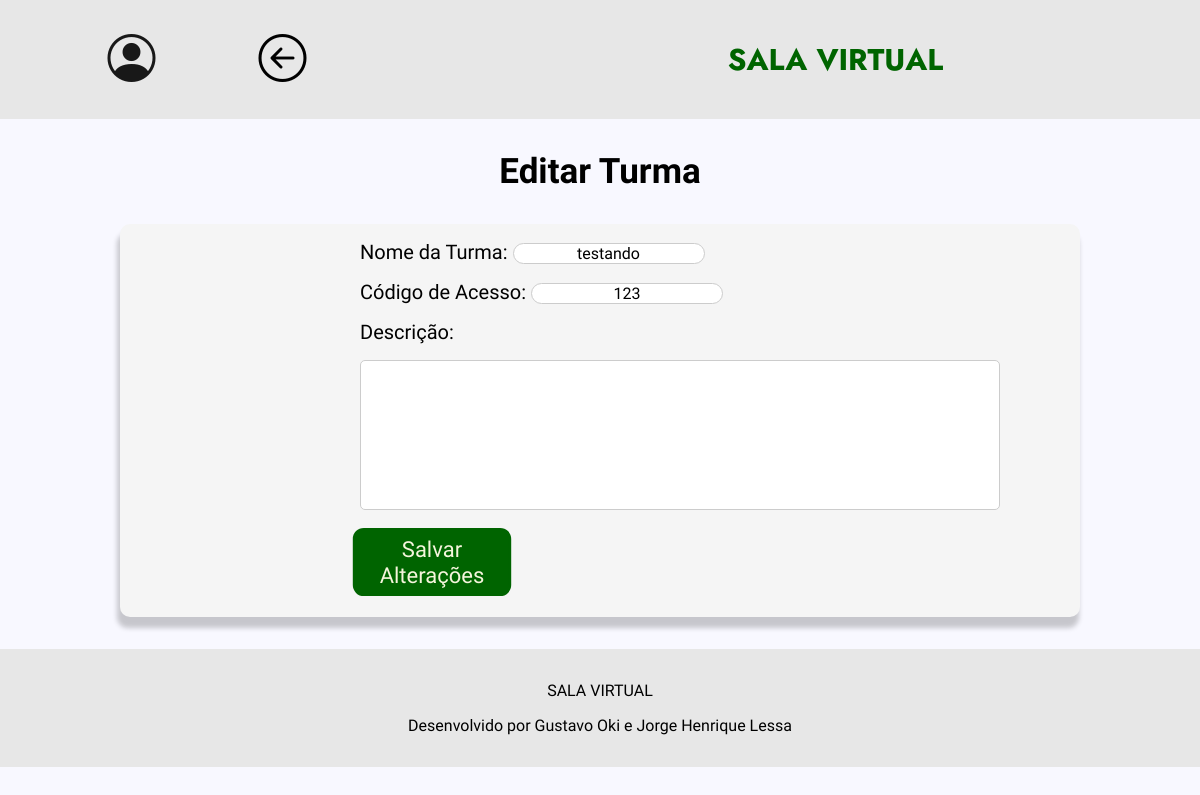
/edit_turma/1, run on an earlier commit of the app's database.
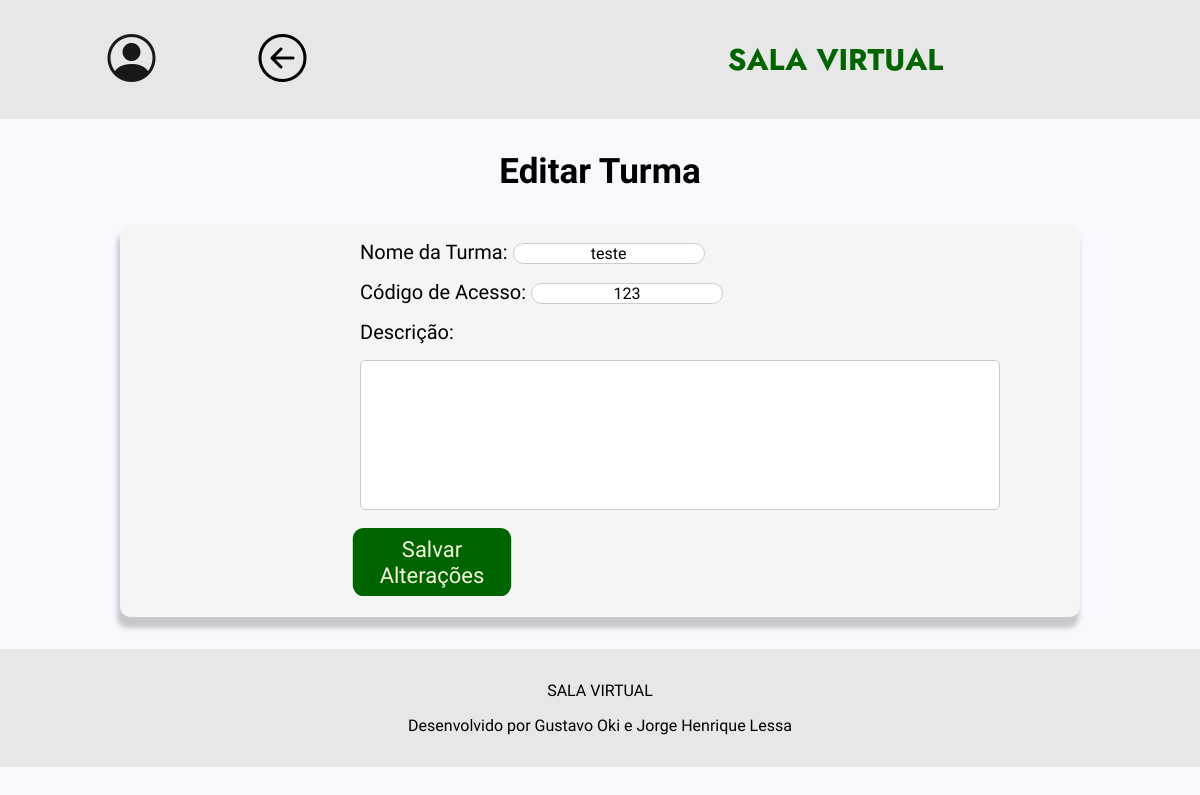
And on a later commit of the database.
### app.py (models this page shows, shortened)
class Turma(db.Model):
    id = db.Column(db.Integer, primary_key=True)
    nome = db.Column(db.String(100), nullable=False)
    professor = db.Column(db.String(100), nullable=False)
    codigo_acesso = db.Column(db.String(20), nullable=False, unique = True)  # Novo campo

### app.py (the view)
@app.route("/edit_turma/<int:id>", methods=["GET", "POST"])
def edit_turma(id: int):
    turma = Turma.query.get_or_404(id)
    if request.method == "POST":
        turma.nome = request.form.get('nome')
        turma.professor = request.form.get('professor')
        turma.descricao = request.form.get('descricao')
        try:
            db.session.commit()
            return redirect("/professor")
        except Exception as e:
            return f"ERROR: {e}"
    else:
        return render_template("edit_turma.html", turma=turma)

### templates/edit_turma.html (shortened to what this page needs)
<!DOCTYPE html>
<html lang="pt-BR">
<head>
    <link rel="stylesheet" href="{{ url_for('static', filename='css/professor.css') }}">
    <link rel="stylesheet" href="https://cdn.jsdelivr.net/npm/bootstrap-icons@1.11.3/font/bootstrap-icons.min.css">
</head>
<body>
    <header class="cabecalho">
        <div class="container">
            <div id="container_icons">
                <nav>
                    <ul class="ul-icons">
                        <li class="icons_header dropdown">
                            <i class="bi bi-person-circle" id="profile-icon"></i>
                        </li>
                        <a href="/professor" id="voltar"><i class="bi bi-arrow-left-circle"></i></a>
                    </ul>
                </nav>
            </div>
            <ul class="ul-menu">
                <div class="div_title_header">
                    <h1 id="title_header">SALA VIRTUAL</h1>
                </div>
            </ul>
        </div>
    </header>
    <section class="editar_turma">
        <h1 id="title_editar">Editar Turma</h1>
        <div class="criar_turma">
            <form id="form_criar_turma" action="/edit_turma/{{ turma.id }}" method="POST">
                <div class="form-group">
                    <label for="nome_turma">Nome da Turma: </label>
                    <input type="text" id="nome" name="nome" value="{{ turma.nome }}" required>
                </div>
                <div class="form-group">
                    <label for="codigo_acesso">Código de Acesso: </label>
                    <input type="text" id="codigo_acesso" name="codigo_acesso" value="{{ turma.codigo_acesso }}" required>
                </div>
                <div class="form-group">
                    <label for="descricao">Descrição: </label>
                    <textarea id="descricao" name="descricao">{{ turma.descricao }}</textarea>
                </div>
                <div>
                    <button id="button_forms" type="submit">Salvar Alterações</button>
                </div>
            </form>
        </div>
    </section>
    <footer>
        <div id="div_footer">
            <p>SALA VIRTUAL</p>
            <p id="p_footer">Desenvolvido por Gustavo Oki e Jorge Henrique Lessa</p>
        </div>
    </footer>
</body>
</html>

### static/css/professor.css (style rules this page uses)
.criar_turma { background-color: whitesmoke; width: 80%; flex-direction: column; display: flex; justify-content: center; align-items: center; margin: 2rem 0 2rem 0; border-radius: 10px; box-shadow: -2px 10px 5px 1px rgba(0, 0, 0, 0.2) }
#form_criar_turma { margin-bottom: 1.5rem; width: 50%; }
.form-group { margin: 1rem 0; font-size: 20px; }
.form-group input { border-radius: 15px; border: 1px solid #ccc; width: 40%; text-align: center; font-size: 16px; }
.form-group textarea { width: 80vh; height: 150px; resize: none; padding: 10px; font-size: 16px; border: 1px solid #ccc; border-radius: 5px; margin-top: 1rem; }
#button_forms { border: 2px solid var(--cor-destaque); background-color: var(--cor-destaque); color: var(--cor-btn-texto); padding: 5px; border-radius: 10px; font-size: 20px; transform: scale(1.1); width: 30%; cursor: pointer; transition: 0.5s; }
.editar_turma { display: flex; flex-direction: column; align-items: center; }
#title_editar { text-align: center; font-size: 35px; margin-top: 2rem; }

### static/css/home.css (style rules this page uses)
.icons_header { list-style-type: none; font-size: 3rem; transition: 0.5s; margin-right: 5.5rem; }

### static/css/style-padrao.css (style rules this page uses)
* { font-family: var(--fonte-texto); padding: 0; margin: 0; box-sizing: border-box; }
body { min-height: 100vh; }
:root { --background: #F8F8FF; --cor-header-footer: #e7e7e7; --cor-secao: #F5F5F5; --cor-titulo: #000000; --cor-texto: #181818; --cor-texto-claro: beige; --cor-btn-texto: beige; --cor-destaque: #006400; --fonte-titulo: 'Jost'; --fonte-texto: 'Oswald'; }
body { min-height: 100vh; background-color: var(--background); }
.cabecalho { width: 100%; background-color: var(--cor-header-footer); }
.container { display: flex; justify-content: space-around; }
#container_icons { display: flex; margin-left: 1rem; }
.ul-menu { display: flex; flex-direction: row; justify-content:space-around; align-items:center; margin: 2rem 3rem 2rem 3rem; width: 40%; }
.ul-icons { display: flex; flex-direction: row; justify-content: space-around; align-items: center; padding: 1rem 0 1rem 0; width: 100%; }
#title_header { font-family: var(--fonte-titulo); font-size: 30px; color: var(--cor-destaque); }
nav li { display: inline-block; }
nav li i { display: inline-block; color: var(--cor-texto); text-decoration: none; padding: 15px; }
#voltar { color: inherit; font-size: 3rem; transition: 0.5s; margin-right: 5.5rem; }
footer { background-color: var(--cor-header-footer); color: var(--cor-titulo); font-family: var(--fonte-texto); }
#div_footer { display: flex; flex-direction: column; align-items: center; padding: 2rem; }
#p_footer { margin-top: 1rem; }

What changed in the data, as far as the page shows it:
changed Turma: nome "testando" → "teste"
